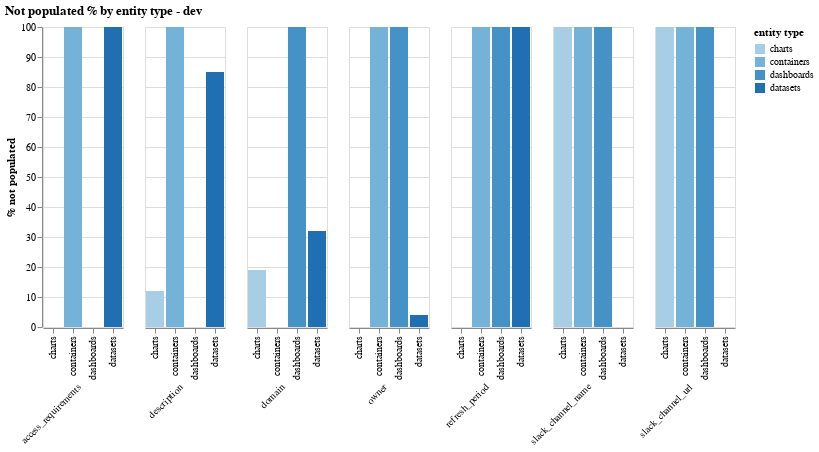

Notebook code for this chart:
### Code cell
chart_percentage_by_entity_type

### Figure 1 — Vega-Lite specification as saved in the notebook (floating-point values rounded to 4 significant figures)
{"config": {"view": {"continuousWidth": 300, "continuousHeight": 300}}, "data": {"name": "data-9ee0ae95a8045f20e1313b0c99f296db"}, "mark": {"type": "bar"}, "encoding": {"color": {"field": "entity", "title": "entity type", "type": "ordinal"}, "column": {"field": "field", "header": {"labelAlign": "right", "labelAngle": -45, "labelOrient": "bottom"}, "title": "", "type": "nominal"}, "tooltip": {"field": "%_not_populated", "type": "quantitative"}, "x": {"field": "entity", "title": "", "type": "ordinal"}, "y": {"field": "%_not_populated", "title": "% not populated", "type": "quantitative"}}, "title": "Not populated % by entity type - dev", "$schema": "https://vega.github.io/schema/vega-lite/v5.20.1.json", "datasets": {"data-9ee0ae95a8045f20e1313b0c99f296db": [{"entity": "charts", "field": "description", "%_not_populated": 12}, {"entity": "charts", "field": "slack_channel_name", "%_not_populated": 100}, {"entity": "charts", "field": "slack_channel_url", "%_not_populated": 100}, {"entity": "charts", "field": "access_requirements", "%_not_populated": 0}, {"entity": "charts", "field": "refresh_period", "%_not_populated": 0}, {"entity": "charts", "field": "owner", "%_not_populated": 0}, {"entity": "charts", "field": "domain", "%_not_populated": 19}, {"entity": "datasets", "field": "description", "%_not_populated": 85}, {"entity": "datasets", "field": "slack_channel_name", "%_not_populated": 0}, {"entity": "datasets", "field": "slack_channel_url", "%_not_populated": 0}, {"entity": "datasets", "field": "access_requirements", "%_not_populated": 100}, {"entity": "datasets", "field": "refresh_period", "%_not_populated": 100}, {"entity": "datasets", "field": "owner", "%_not_populated": 4}, {"entity": "datasets", "field": "domain", "%_not_populated": 32}, {"entity": "containers", "field": "description", "%_not_populated": 100}, {"entity": "containers", "field": "slack_channel_name", "%_not_populated": 100}, {"entity": "containers", "field": "slack_channel_url", "%_not_populated": 100}, {"entity": "containers", "field": "access_requirements", "%_not_populated": 100}, {"entity": "containers", "field": "refresh_period", "%_not_populated": 100}, {"entity": "containers", "field": "owner", "%_not_populated": 100}, {"entity": "containers", "field": "domain", "%_not_populated": 0}, {"entity": "dashboards", "field": "description", "%_not_populated": 0}, {"entity": "dashboards", "field": "slack_channel_name", "%_not_populated": 100}, {"entity": "dashboards", "field": "slack_channel_url", "%_not_populated": 100}, {"entity": "dashboards", "field": "access_requirements", "%_not_populated": 0}, {"entity": "dashboards", "field": "refresh_period", "%_not_populated": 100}, {"entity": "dashboards", "field": "owner", "%_not_populated": 100}, {"entity": "dashboards", "field": "domain", "%_not_populated": 100}]}}
